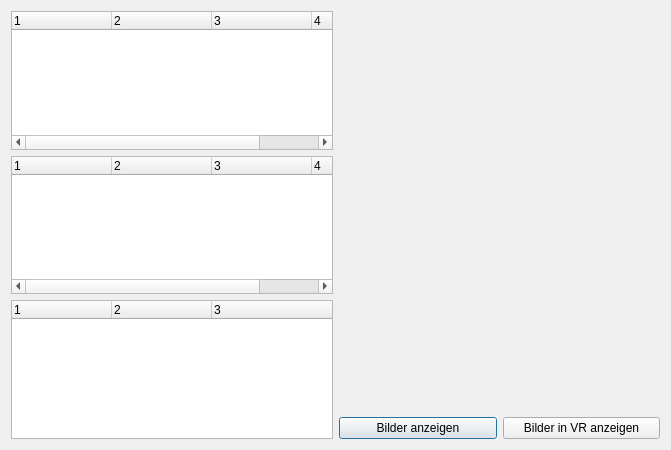
<?xml version="1.0" encoding="UTF-8"?>
<ui version="4.0">
 <class>Dialog</class>
 <widget class="QDialog" name="Dialog">
  <property name="geometry">
   <rect>
    <x>0</x>
    <y>0</y>
    <width>671</width>
    <height>450</height>
   </rect>
  </property>
  <property name="windowTitle">
   <string>Dialog</string>
  </property>
  <layout class="QHBoxLayout" name="horizontalLayout">
   <item>
    <layout class="QVBoxLayout" name="verticalLayout">
     <item>
      <widget class="QTreeWidget" name="patienttree">
       <property name="columnCount">
        <number>4</number>
       </property>
       <column>
        <property name="text">
         <string notr="true">1</string>
        </property>
       </column>
       <column>
        <property name="text">
         <string notr="true">2</string>
        </property>
       </column>
       <column>
        <property name="text">
         <string notr="true">3</string>
        </property>
       </column>
       <column>
        <property name="text">
         <string notr="true">4</string>
        </property>
       </column>
      </widget>
     </item>
     <item>
      <widget class="QTreeWidget" name="studytree">
       <property name="columnCount">
        <number>4</number>
       </property>
       <column>
        <property name="text">
         <string notr="true">1</string>
        </property>
       </column>
       <column>
        <property name="text">
         <string notr="true">2</string>
        </property>
       </column>
       <column>
        <property name="text">
         <string notr="true">3</string>
        </property>
       </column>
       <column>
        <property name="text">
         <string notr="true">4</string>
        </property>
       </column>
      </widget>
     </item>
     <item>
      <widget class="QTreeWidget" name="seriestree">
       <property name="columnCount">
        <number>3</number>
       </property>
       <column>
        <property name="text">
         <string notr="true">1</string>
        </property>
       </column>
       <column>
        <property name="text">
         <string notr="true">2</string>
        </property>
       </column>
       <column>
        <property name="text">
         <string notr="true">3</string>
        </property>
       </column>
      </widget>
     </item>
    </layout>
   </item>
   <item>
    <layout class="QVBoxLayout" name="verticalLayout_2">
     <item>
      <widget class="QLabel" name="label">
       <property name="sizePolicy">
        <sizepolicy hsizetype="Expanding" vsizetype="Expanding">
         <horstretch>0</horstretch>
         <verstretch>0</verstretch>
        </sizepolicy>
       </property>
       <property name="text">
        <string/>
       </property>
      </widget>
     </item>
     <item>
      <layout class="QHBoxLayout" name="horizontalLayout_2">
       <item>
        <widget class="QPushButton" name="schichtenBtn">
         <property name="text">
          <string>Bilder anzeigen</string>
         </property>
        </widget>
       </item>
       <item>
        <widget class="QPushButton" name="vrBtn">
         <property name="text">
          <string>Bilder in VR anzeigen</string>
         </property>
        </widget>
       </item>
      </layout>
     </item>
    </layout>
   </item>
  </layout>
 </widget>
 <resources/>
 <connections/>
</ui>
